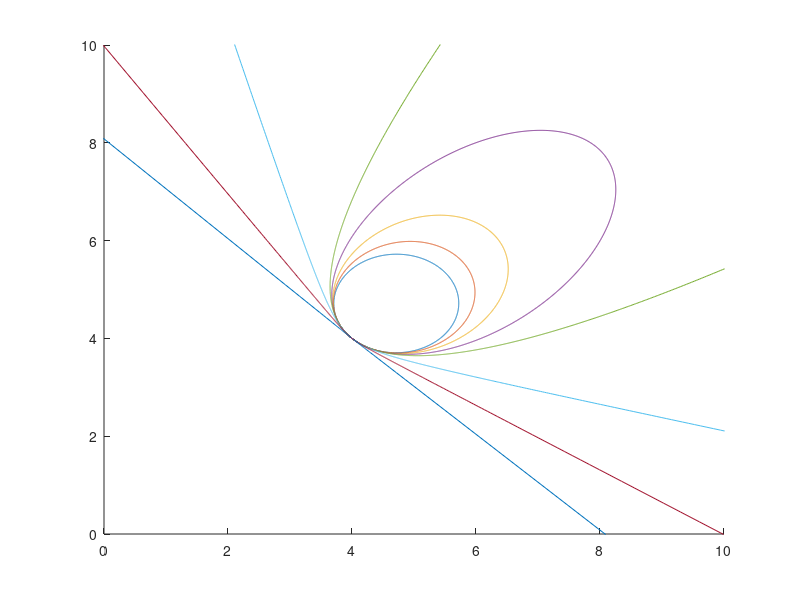

Write MATLAB code to recreate this figure. (Note: this script raises an error after producing the figure.)
% CONIC POLAR FORM
close all

theta = deg2rad(0:0.1:360);


es = [ 0.1 0.4 0.6 0.8 1 2 5 100];

figure
hold
rotAngle = deg2rad(45);
for i=1:length(es)
    ep = es(i);
    r = 1 ./(1-ep*cos(theta-rotAngle));
r(ep*cos(theta-rotAngle)>1) = nan;
    plot(r.*cos(theta) +1 ./(1+ep)*cos(rotAngle) +4, r.*sin(theta)+1 ./(1+ep)*sin(rotAngle) +4,'-')
end

set(gca,'xlim',[-0 10], 'ylim', [-0 10])

%%
close all

[x1,x2] = meshgrid(-1:0.1:3,-1:0.1:3);

X = [x1(:) x2(:) ones(size(x1(:)))];

%circle

A = 1;
B = 0;
C = 1;
D = -2;
E = -2;
F = 1;

% % line
% % 
% A = 0;
% B = 0;
% C = 0;
% D = 1;
% E = 1;
% F = -2;

% 
% % Ellipse
% 
% A = 1;
% B = 0;
% C = 5;
% D = 0;
% E = 0;
% F = -1;

% 
% 
% % hyperbola

% A = 1;
% B = 0;
% C = -1;
% D = 0;
% E = 0;
% F = -1;

% % parabola

% A = 0;
% B = 0;
% C = 1;
% D = -4;
% E = 0;
% F = 0;

Aq = [A B/2 D/2; B/2 C E/2; D/2 E/2 F ];

y = zeros(size(x1(:)));
for i=1:height(X)
    y(i) = X(i,:)*Aq*X(i,:)'*X(i,:)*Aq*X(i,:)';
end


g = zeros(height(x1(:)),3);
for i=1:height(X)
    g(i,:) = 4*X(i,:)*Aq*X(i,:)'*Aq*X(i,:)';
end

figure
subplot(1,2,1)
contour(x1,x2,reshape(log(.1+y),size(x1)),40)
hold
quiver(x1,x2,-reshape(g(:,1),size(x1)), -reshape(g(:,2),size(x1)))
set(gca,'PlotBoxAspectRatio',[1 1 1])

d = zeros(height(x1(:)),3);
for i=1:height(X)
    d(i,:) = [0 -1 0;1 0 0; 0 0 0]*Aq*X(i,:)';
end

subplot(1,2,2)
contour(x1,x2,reshape(log(.1+y),size(x1)),40)
hold
% quiver(x1,x2,-reshape(d(:,1),size(x1)), -reshape(d(:,2),size(x1)))
quiver(x1,x2,-reshape(g(:,1),size(x1)), -reshape(g(:,2),size(x1)),'r')

set(gca,'PlotBoxAspectRatio',[1 1 1])